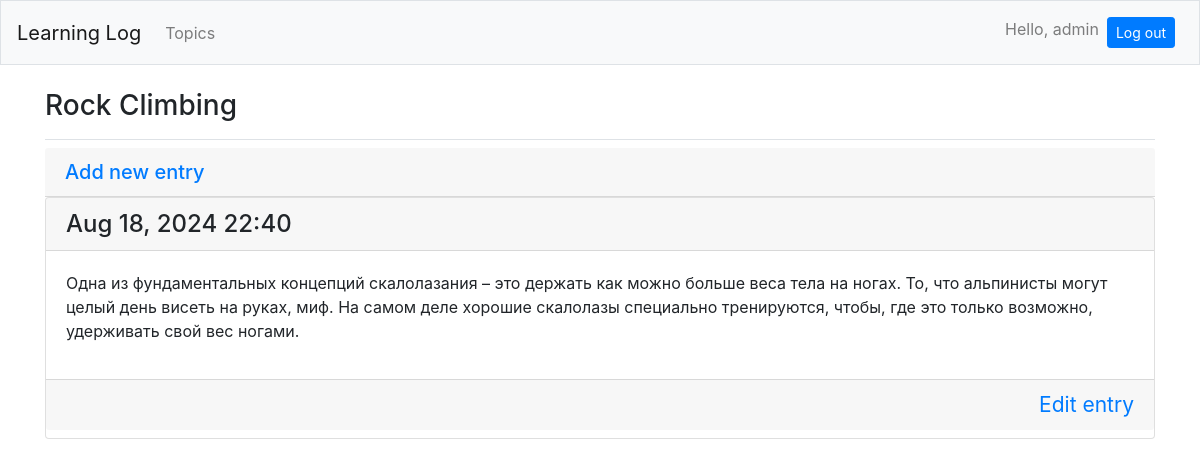
The page /topics/2/ (signed in) on the database its author committed.
### learning_logs/models.py (models this page shows, shortened)
class Topic(models.Model):
	text = models.CharField(max_length=200)
	date_added = models.DateTimeField(auto_now_add=True)
	owner = models.ForeignKey(User, on_delete=models.CASCADE)
	def __str__(self):
		return self.text

class Entry(models.Model):
	topic = models.ForeignKey(Topic, on_delete=models.CASCADE)
	text = models.TextField()
	date_added  = models.DateTimeField(auto_now_add=True)
	class Meta:
		verbose_name_plural = 'entries'

### learning_logs/views.py (the view)
# urls.py: path('topics/<int:topic_id>/', views.topic, name='topic'),
@login_required
def topic(request, topic_id):
	topic = Topic.objects.get(id=topic_id)
	if topic.owner != request.user:
		raise Http404
	entries = topic.entry_set.order_by('-date_added')
	context = {'topic': topic, 'entries': entries}
	return render(request, 'learning_logs/topic.html', context)

### learning_logs/templates/learning_logs/topic.html
{% extends "learning_logs/base.html" %}
{% block page_header %}
	<h3>{{ topic }}</h3>
{% endblock page_header %}
{% block content %}
	<h5 class="card-header">
		<a href="{% url 'learning_logs:new_entry' topic.id %}">Add new entry</a>
	</h5>
		{% for entry in entries %}
			<div class="card mb-3">
				<h4 class="card-header">
					{{ entry.date_added|date:'M d, Y H:i' }}
				</h4>
				<div class="card-body">
					{{ entry.text|linebreaks }}
				</div>
				<h4 class="card-footer">
					<small><a class="float-right" href="{% url 'learning_logs:edit_entry' entry.id %}">
						Edit entry</a></small>
				</h4>
			</div>
		{% empty %}
			<p>There are no entries for this topic yet</p>
		{% endfor %}
{% endblock content %}

### learning_logs/templates/learning_logs/base.html (shortened to what this page needs)
{% load bootstrap4 %}
<!DOCTYPE html>
<html>
<head>
	{% bootstrap_css %}
</head>
<body>
	<nav class="navbar navbar-expand-md navbar-light bg-light mb-4 border">
		<a class="navbar-brand" href="{% url 'learning_logs:index' %}">
			Learning Log</a>
	   	<div class="collapse navbar-collapse" id="navbarCollapse">
	   		<ul class="navbar-nav mr-auto">
	   			<li class="nav-item">
	   				<a class="nav-link" href="{% url 'learning_logs:topics' %}">
	   					Topics</a></li>
	   		</ul>
	   		<ul class="navbar-nav ml-auto">
	   			{% if user.is_authenticated %}
	   				<li class="nav-item">
	   					<span class="navbar-text">Hello, {{ user.username }}</span>
	   				</li>
	   				<li class="nav-item">
	   					<form method="post" class="nav-link" action="{% url 'users:logout' %}">
	   						<button class="btn btn-sm btn-primary" type="submit">Log out</button>
	   					</form>
	   				</li>
	   			{% endif %}
	   		</ul>
	   	</div>
	</nav>
	<main role="main" class="container">
		<div class="pb-2 mb-2 border-bottom">
			{% block page_header %}{% endblock page_header %}
		</div>
		<div>
			{% block content %}{% endblock content %}
		</div>
	</main>
</body>
</html>

### rows shown on the page
Topic: text "Rock Climbing"
Entry: date_added "Aug 18, 2024 22:40", text "Одна из фундаментальных концепций скалолазания – это держать как можно больше веса тела на ногах. То, что альпинисты могут целый день висеть на руках, миф. На самом деле хорошие скалолазы специально тренируются, чтобы, где это только возможно, удерживать свой вес ногами."

### other values the page prints
{{ user.username }} "admin"
